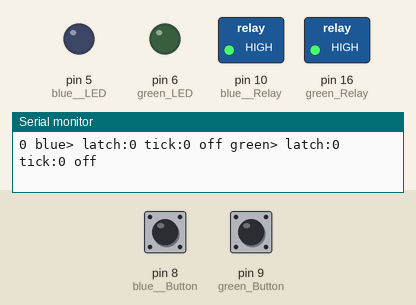
Recording of a sketch running on a simulated Arduino Uno, built with avr-gcc and run on an emulated ATmega328P. Parts: switched loads named in the sketch (green lamp = pin HIGH), output pins drawn as LEDs (lit = HIGH), the last lines printed to the serial monitor. The inputs (shaded band) are chosen by the test bench; at power-on: pin 8 (blue__Button) HIGH, pin 9 (green_Button) HIGH.

Above: at 1.2 s.
1.3 s: pin 8 (blue__Button) pulled LOW for 0.15 s
At 2.5 s:
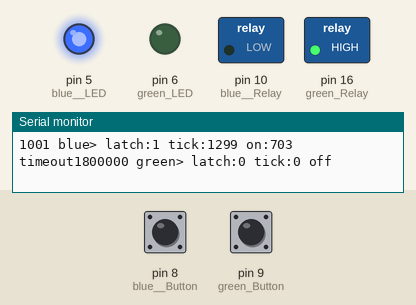
2.9 s: pin 9 (green_Button) pulled LOW for 0.15 s
At 3.9 s:
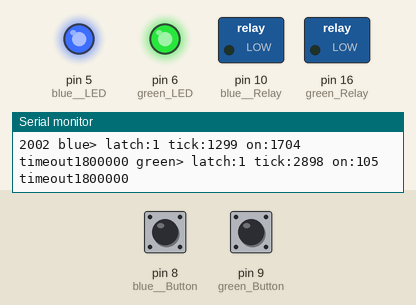
4.5 s: pin 8 (blue__Button) pulled LOW for 1 s
At 5.1 s:
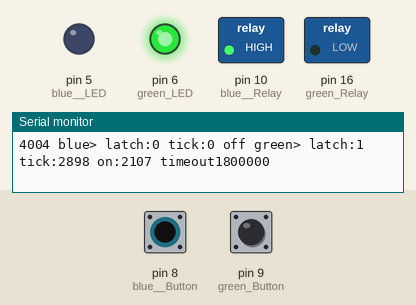
7.0 s: pin 8 (blue__Button) pulled LOW for 3.2 s
At 8.2 s:
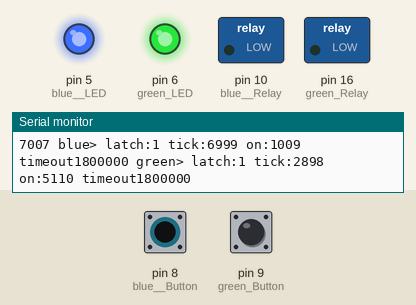
11.7 s: pin 9 (green_Button) pulled LOW for 1 s
At 13.0 s:
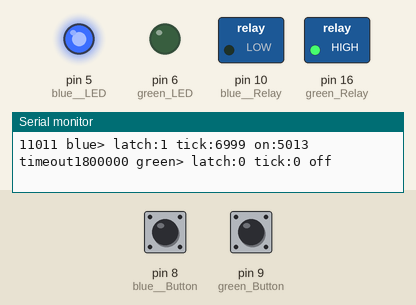
Timing chart, 0 to 14.7 s (numbered marks = the images above; inputs shaded):
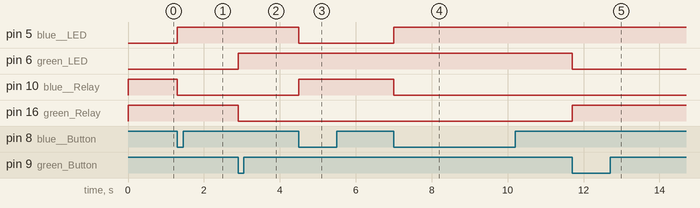

The sketch:

TimerRelay.ino
```cpp
/*
 This is a remote timer for a relay interface

  Pin Out

  | Pin  | Function | Use      |
  | ---- | -------- | -------- |
  | D5   | LED1     | PWM      |
  | D6   | LED2     | PWM      |
  | D8   | Button1  | PCINT4   |
  | D9   | Button2  | PCINT5   |
  | D16  | Relay2   |          |
  | D10  | Relay1   |          |
*/

// https://deepbluembedded.com/arduino-pcint-pin-change-interrupts/
#include "PinChangeInterrupt.h"

#define SET_LED_ON 1
#define SET_LED_OFF 0

#define SET_Relay_ON 0
#define SET_Relay_OFF 1

const unsigned long blue__timeout = 30l /*minutes*/ * 60l * 1000l;
const int blue__LED = 5;
const int blue__Button = 8;
const int blue__Relay = 10;
const int blue__on = 50;
const int blue__off = 5000;
unsigned long blue__target = 0;
unsigned long blue__ticks = 0;
unsigned long blue__last = 0;
int blue__state = 0;
int blue__latch = 0;

const unsigned long green_timeout = 30l /*minutes*/ * 60l * 1000l;
const int green_LED = 6;
const int green_Button = 9;
const int green_Relay = 16;
const int green_on = 50;
const int green_off = 5000;
unsigned long green_target = 0;
unsigned long green_ticks = 0;
unsigned long green_last = 0;
int green_state = 0;
int green_latch = 0;

#define serialBaud 9600

unsigned long last_out = 0;

void setup() {
  Serial.begin(serialBaud);

  //
  pinMode(blue__Button, INPUT);
  pinMode(blue__LED, OUTPUT);
  pinMode(blue__Relay, OUTPUT);
  attachPCINT(digitalPinToPCINT(blue__Button), BLUE_ISR, CHANGE);
  BLUE_OFF();

  //
  pinMode(green_Button, INPUT);
  pinMode(green_LED, OUTPUT);
  pinMode(green_Relay, OUTPUT);
  attachPCINT(digitalPinToPCINT(green_Button), GREEN_ISR, CHANGE);
  GREEN_OFF();
}

// https://deepbluembedded.com/arduino-timers/
// https://deepbluembedded.com/arduino-timer-interrupts/
// https://deepbluembedded.com/arduino-counter-timer/
// https://deepbluembedded.com/arduino-pcint-pin-change-interrupts/

unsigned long last = 0;
void loop() {
  unsigned long ticks = millis();

  if ((ticks - last) > 1000) {

    /*if (Serial)*/ {
      Serial.print(last);

      Serial.print(" blue>");
      Serial.print(" latch:");
      Serial.print(blue__latch);
      Serial.print(" tick:");
      Serial.print(blue__ticks);
      if (blue__ticks == 0) {
        Serial.print(" off");
      } else {
        Serial.print(" on:");
        Serial.print(ticks - blue__ticks);
        Serial.print(" timeout");
        Serial.print(blue__timeout);
      }

      Serial.print(" green>");
      Serial.print(" latch:");
      Serial.print(green_latch);
      Serial.print(" tick:");
      Serial.print(green_ticks);
      if (green_ticks == 0) {
        Serial.print(" off");
      } else {
        Serial.print(" on:");
        Serial.print(ticks - green_ticks);
        Serial.print(" timeout");
        Serial.print(green_timeout);
      }
      Serial.println();
      last = ticks;
    }
  }

  if (blue__ticks != 0 && (ticks - blue__ticks) > blue__timeout) {
    BLUE_OFF();
  }
  if (green_ticks != 0 && (ticks - green_ticks) > green_timeout) {
    GREEN_OFF();
  }
}

void BLUE_ISR(void) {
  //noInterrupts();
  blue__state = digitalRead(blue__Button);
  if (blue__state == 0) {
    if (blue__latch == 1) {
      BLUE_OFF();
    } else {
      BLUE_ON();
    }
  } else {
  }
  //interrupts();
}
void BLUE_OFF() {
  blue__latch = 0;
  blue__ticks = 0;
  digitalWrite(blue__LED, SET_LED_OFF);
  digitalWrite(blue__Relay, SET_Relay_OFF);
}
void BLUE_ON() {
  blue__latch = 1;
  blue__ticks = millis();
  digitalWrite(blue__LED, SET_LED_ON);
  digitalWrite(blue__Relay, SET_Relay_ON);
}

void GREEN_ISR(void) {
  //noInterrupts();
  green_state = digitalRead(green_Button);
  if (green_state == 0) {
    if (green_latch == 1) {
      GREEN_OFF();
    } else {
      GREEN_ON();
    }
  } else {
  }
  //interrupts();
}
void GREEN_OFF() {
  green_latch = 0;
  green_ticks = 0;
  digitalWrite(green_LED, SET_LED_OFF);
  digitalWrite(green_Relay, SET_Relay_OFF);
}
void GREEN_ON() {
  green_latch = 1;
  green_ticks = millis();
  digitalWrite(green_LED, SET_LED_ON);
  digitalWrite(green_Relay, SET_Relay_ON);
}
```

Measured:
- after the input at 1.3 s, pin 5 (blue__LED): LOW → HIGH at once; pin 10 (blue__Relay): HIGH → LOW at once
- after the input at 2.9 s, pin 6 (green_LED): LOW → HIGH at once; pin 16 (green_Relay): HIGH → LOW at once
- after the input at 4.5 s, pin 5 (blue__LED): HIGH → LOW at once; pin 10 (blue__Relay): LOW → HIGH at once
- after the input at 7.0 s, pin 5 (blue__LED): LOW → HIGH at once; pin 10 (blue__Relay): HIGH → LOW at once
- after the input at 11.7 s, pin 6 (green_LED): HIGH → LOW at once; pin 16 (green_Relay): LOW → HIGH at once
